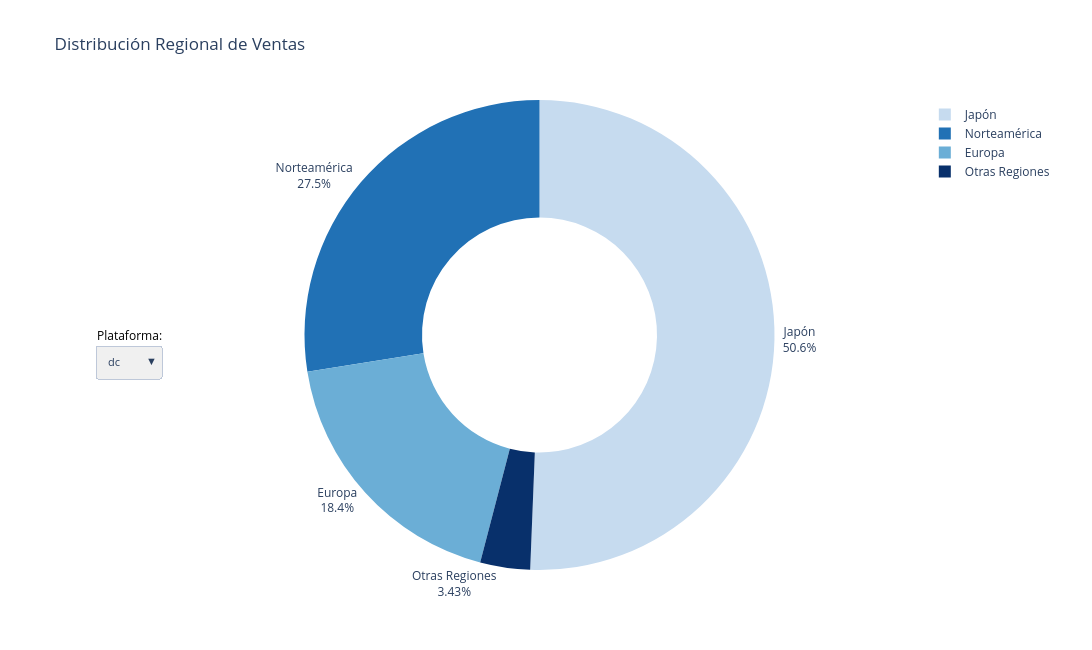

The notebook cell saved with this chart:
### Code cell
#? 4. Visualizacion con Plotly de Doughnut chart responsive a cambios en el selector de plataformas
#?    para evaluar el porcentaje de ventas por region para cada plataforma a lo largo de su vida util

#? 4.1 Definimos las ventas regionales segmentadas por plataforma. La idea general es que los datos
#?     muestran la venta promedio para cada region por cada plataforma a lo largo de toda su vida util,
#?     lo que nos muestra una vision general de la distribucion de ventas por region para la plataforma.
regional_sales_by_platform = (
    data_cleaned
    #? 4.1.1 El group by nos da la estructura de ejes requerida agrupando solo por plataforma
    .groupby('Platform')
    #? 4.1.2 Este tipo de agregacion nos permite definir una salida especifica con una funcion
    #?       en base a una columna y una funcion de agregacion. Al definir x=('y', 'mean') le
    #?       decimos a pandas que realice una agregacion por promedio para las columnas de porcentaje
    .agg(
        Pct_NA=('Pct_Na_Sales', 'mean'),
        Pct_EU=('Pct_Eu_Sales', 'mean'),
        Pct_JP=('Pct_Jp_Sales', 'mean'),
        Pct_Other=('Pct_Other_Sales', 'mean')
    )
    #? 4.1.3 Finalmente hacemos un reset index para transicionar a un indice numerico
    .reset_index()
)

#? 4.2 Definimos todas las plataformas para el selector
all_platforms = sorted(data_cleaned['Platform'].unique().tolist())

#? 4.3 Definimos labels y colores especificos para tener una organizacion y lectura clara de los datos
regions = ['Pct_NA', 'Pct_EU', 'Pct_JP', 'Pct_Other']
region_labels = ['Norteamérica', 'Europa', 'Japón', 'Otras Regiones']
region_colors = ['#2171b5', '#6baed6', '#c6dbef', '#08306b']

#? 4.4 Creamos la figura de Graph Objects directamente para tener control total sobre el Pie Chart
fig_donut = go.Figure()

#? 4.5 Creamos una trace por cada plataforma. Cada trace es un doughnut chart completo
#?     que muestra la distribucion porcentual de ventas por region para esa plataforma
for idx, platform in enumerate(all_platforms):
    #? 4.5.1 Obtenemos los datos de ventas para la plataforma actual
    row = regional_sales_by_platform[
        regional_sales_by_platform['Platform'] == platform
    ]

    #? 4.5.2 Si tenemos datos y la suma de porcentajes es mayor que cero, usamos los valores reales.
    #?       Si no, asignamos ceros que no se veran en el grafico final
    if not row.empty and row[regions].sum(axis=1).values[0] > 0:
        values = [row[r].values[0] for r in regions]
    else:
        values = [0, 0, 0, 0]

    #? 4.5.3 Creamos el trace como un grafico de pastel con hueco central (doughnut).
    #?       Solo la primera plataforma es visible inicialmente
    fig_donut.add_trace(
        go.Pie(
            labels=region_labels,
            values=values,
            hole=0.5,
            marker=dict(colors=region_colors),
            textinfo='label+percent',
            textposition='outside',
            name=platform,
            visible=(idx == 0)
        )
    )

#? 4.6 Definimos los botones del selector de plataforma. Cada boton activa la visibilidad
#? de una sola trace (la correspondiente a esa plataforma) y oculta todas las demas
platform_buttons = []
for j, platform in enumerate(all_platforms):
    #? 4.6.1 Creamos un arreglo de visibilidad donde solo la trace de la plataforma seleccionada es True
    visibility = [False] * len(all_platforms)
    visibility[j] = True
    platform_buttons.append(
        dict(
            label=platform,
            method='update',
            args=[
                {'visible': visibility},
                #  args=[{}, {"title": {"text": "Initial Title"}}]
                {'title': {'text': f'Distribución Regional de Ventas — {platform}'}},
            ]
        )
    )

#? 4.7 Configuramos el layout final con el selector de plataforma como un dropdown
fig_donut.update_layout(
    title=f'Distribución Regional de Ventas',
    height=650,
    width=1200,
    updatemenus=[
        #? Aqui le decimos que menus con botones tiene que mantenner en estado el programa, especificamente le
        #? damos todos los botones de las plataformas y le decimos que muestre el boton seleccionado y que los
        #? muestre hacia abajo.
        dict(
            buttons=platform_buttons,
            direction='down',
            showactive=True,
            x=-0.1,
            xanchor='left',
            y=0.5,
            yanchor='top',
            pad=dict(r=10, t=10),
            bgcolor='#f0f0f0',
            font=dict(size=11),
            active=1
        )
    ],
    #? Aqui le decimos como tiene que mantener la referencia del texto encima del selector.
    annotations=[
        dict(
            text='Plataforma:',
            x=-0.1,
            y=0.5,
            xref='paper',
            yref='paper',
            showarrow=False,
            font=dict(size=12, color='black')
        )
    ]
)


fig_donut.show()

### Figure 1 — Plotly figure (JSON) as saved in the notebook; plotly's stock layout.template omitted (floating-point values rounded to 4 significant figures)
{"data": [{"hole": 0.5, "labels": ["Norteamérica", "Europa", "Japón", "Otras Regiones"], "marker": {"colors": ["#2171b5", "#6baed6", "#c6dbef", "#08306b"]}, "name": "3ds", "textinfo": "label+percent", "textposition": "outside", "type": "pie", "values": [27.49, 18.44, 50.63, 3.431], "visible": true}, {"hole": 0.5, "labels": ["Norteamérica", "Europa", "Japón", "Otras Regiones"], "marker": {"colors": ["#2171b5", "#6baed6", "#c6dbef", "#08306b"]}, "name": "dc", "textinfo": "label+percent", "textposition": "outside", "type": "pie", "values": [7.632, 2.043, 89.95, 0.3708], "visible": false}, {"hole": 0.5, "labels": ["Norteamérica", "Europa", "Japón", "Otras Regiones"], "marker": {"colors": ["#2171b5", "#6baed6", "#c6dbef", "#08306b"]}, "name": "ds", "textinfo": "label+percent", "textposition": "outside", "type": "pie", "values": [56.57, 10.59, 28.35, 4.489], "visible": false}, {"hole": 0.5, "labels": ["Norteamérica", "Europa", "Japón", "Otras Regiones"], "marker": {"colors": ["#2171b5", "#6baed6", "#c6dbef", "#08306b"]}, "name": "gba", "textinfo": "label+percent", "textposition": "outside", "type": "pie", "values": [65.24, 22.79, 11.03, 0.9376], "visible": false}, {"hole": 0.5, "labels": ["Norteamérica", "Europa", "Japón", "Otras Regiones"], "marker": {"colors": ["#2171b5", "#6baed6", "#c6dbef", "#08306b"]}, "name": "gc", "textinfo": "label+percent", "textposition": "outside", "type": "pie", "values": [73.97, 18.38, 6.262, 1.391], "visible": false}, {"hole": 0.5, "labels": ["Norteamérica", "Europa", "Japón", "Otras Regiones"], "marker": {"colors": ["#2171b5", "#6baed6", "#c6dbef", "#08306b"]}, "name": "pc", "textinfo": "label+percent", "textposition": "outside", "type": "pie", "values": [17.95, 74.09, 0.006267, 7.956], "visible": false}, {"hole": 0.5, "labels": ["Norteamérica", "Europa", "Japón", "Otras Regiones"], "marker": {"colors": ["#2171b5", "#6baed6", "#c6dbef", "#08306b"]}, "name": "ps", "textinfo": "label+percent", "textposition": "outside", "type": "pie", "values": [44.35, 29.53, 20.45, 5.67], "visible": false}, {"hole": 0.5, "labels": ["Norteamérica", "Europa", "Japón", "Otras Regiones"], "marker": {"colors": ["#2171b5", "#6baed6", "#c6dbef", "#08306b"]}, "name": "ps2", "textinfo": "label+percent", "textposition": "outside", "type": "pie", "values": [39.04, 25.37, 24.15, 11.44], "visible": false}, {"hole": 0.5, "labels": ["Norteamérica", "Europa", "Japón", "Otras Regiones"], "marker": {"colors": ["#2171b5", "#6baed6", "#c6dbef", "#08306b"]}, "name": "ps3", "textinfo": "label+percent", "textposition": "outside", "type": "pie", "values": [40.03, 27.32, 21.0, 11.64], "visible": false}, {"hole": 0.5, "labels": ["Norteamérica", "Europa", "Japón", "Otras Regiones"], "marker": {"colors": ["#2171b5", "#6baed6", "#c6dbef", "#08306b"]}, "name": "ps4", "textinfo": "label+percent", "textposition": "outside", "type": "pie", "values": [31.07, 37.01, 20.05, 11.87], "visible": false}, {"hole": 0.5, "labels": ["Norteamérica", "Europa", "Japón", "Otras Regiones"], "marker": {"colors": ["#2171b5", "#6baed6", "#c6dbef", "#08306b"]}, "name": "psp", "textinfo": "label+percent", "textposition": "outside", "type": "pie", "values": [37.33, 9.326, 46.4, 6.94], "visible": false}, {"hole": 0.5, "labels": ["Norteamérica", "Europa", "Japón", "Otras Regiones"], "marker": {"colors": ["#2171b5", "#6baed6", "#c6dbef", "#08306b"]}, "name": "psv", "textinfo": "label+percent", "textposition": "outside", "type": "pie", "values": [11.82, 11.79, 70.33, 6.07], "visible": false}, {"hole": 0.5, "labels": ["Norteamérica", "Europa", "Japón", "Otras Regiones"], "marker": {"colors": ["#2171b5", "#6baed6", "#c6dbef", "#08306b"]}, "name": "wii", "textinfo": "label+percent", "textposition": "outside", "type": "pie", "values": [66.24, 18.39, 8.763, 6.608], "visible": false}, {"hole": 0.5, "labels": ["Norteamérica", "Europa", "Japón", "Otras Regiones"], "marker": {"colors": ["#2171b5", "#6baed6", "#c6dbef", "#08306b"]}, "name": "wiiu", "textinfo": "label+percent", "textposition": "outside", "type": "pie", "values": [43.94, 34.03, 15.68, 6.353], "visible": false}, {"hole": 0.5, "labels": ["Norteamérica", "Europa", "Japón", "Otras Regiones"], "marker": {"colors": ["#2171b5", "#6baed6", "#c6dbef", "#08306b"]}, "name": "x360", "textinfo": "label+percent", "textposition": "outside", "type": "pie", "values": [60.79, 24.94, 6.559, 7.712], "visible": false}, {"hole": 0.5, "labels": ["Norteamérica", "Europa", "Japón", "Otras Regiones"], "marker": {"colors": ["#2171b5", "#6baed6", "#c6dbef", "#08306b"]}, "name": "xb", "textinfo": "label+percent", "textposition": "outside", "type": "pie", "values": [75.6, 21.4, 0.8278, 2.173], "visible": false}, {"hole": 0.5, "labels": ["Norteamérica", "Europa", "Japón", "Otras Regiones"], "marker": {"colors": ["#2171b5", "#6baed6", "#c6dbef", "#08306b"]}, "name": "xone", "textinfo": "label+percent", "textposition": "outside", "type": "pie", "values": [56.94, 35.88, 0.1247, 7.059], "visible": false}], "layout": {"annotations": [{"font": {"color": "black", "size": 12}, "showarrow": false, "text": "Plataforma:", "x": -0.1, "xref": "paper", "y": 0.5, "yref": "paper"}], "height": 650, "title": {"text": "Distribución Regional de Ventas"}, "updatemenus": [{"active": 1, "bgcolor": "#f0f0f0", "buttons": [{"args": [{"visible": [true, false, false, false, false, false, false, false, false, false, false, false, false, false, false, false, false]}, {"title": {"text": "Distribución Regional de Ventas — 3ds"}}], "label": "3ds", "method": "update"}, {"args": [{"visible": [false, true, false, false, false, false, false, false, false, false, false, false, false, false, false, false, false]}, {"title": {"text": "Distribución Regional de Ventas — dc"}}], "label": "dc", "method": "update"}, {"args": [{"visible": [false, false, true, false, false, false, false, false, false, false, false, false, false, false, false, false, false]}, {"title": {"text": "Distribución Regional de Ventas — ds"}}], "label": "ds", "method": "update"}, {"args": [{"visible": [false, false, false, true, false, false, false, false, false, false, false, false, false, false, false, false, false]}, {"title": {"text": "Distribución Regional de Ventas — gba"}}], "label": "gba", "method": "update"}, {"args": [{"visible": [false, false, false, false, true, false, false, false, false, false, false, false, false, false, false, false, false]}, {"title": {"text": "Distribución Regional de Ventas — gc"}}], "label": "gc", "method": "update"}, {"args": [{"visible": [false, false, false, false, false, true, false, false, false, false, false, false, false, false, false, false, false]}, {"title": {"text": "Distribución Regional de Ventas — pc"}}], "label": "pc", "method": "update"}, {"args": [{"visible": [false, false, false, false, false, false, true, false, false, false, false, false, false, false, false, false, false]}, {"title": {"text": "Distribución Regional de Ventas — ps"}}], "label": "ps", "method": "update"}, {"args": [{"visible": [false, false, false, false, false, false, false, true, false, false, false, false, false, false, false, false, false]}, {"title": {"text": "Distribución Regional de Ventas — ps2"}}], "label": "ps2", "method": "update"}, {"args": [{"visible": [false, false, false, false, false, false, false, false, true, false, false, false, false, false, false, false, false]}, {"title": {"text": "Distribución Regional de Ventas — ps3"}}], "label": "ps3", "method": "update"}, {"args": [{"visible": [false, false, false, false, false, false, false, false, false, true, false, false, false, false, false, false, false]}, {"title": {"text": "Distribución Regional de Ventas — ps4"}}], "label": "ps4", "method": "update"}, {"args": [{"visible": [false, false, false, false, false, false, false, false, false, false, true, false, false, false, false, false, false]}, {"title": {"text": "Distribución Regional de Ventas — psp"}}], "label": "psp", "method": "update"}, {"args": [{"visible": [false, false, false, false, false, false, false, false, false, false, false, true, false, false, false, false, false]}, {"title": {"text": "Distribución Regional de Ventas — psv"}}], "label": "psv", "method": "update"}, {"args": [{"visible": [false, false, false, false, false, false, false, false, false, false, false, false, true, false, false, false, false]}, {"title": {"text": "Distribución Regional de Ventas — wii"}}], "label": "wii", "method": "update"}, {"args": [{"visible": [false, false, false, false, false, false, false, false, false, false, false, false, false, true, false, false, false]}, {"title": {"text": "Distribución Regional de Ventas — wiiu"}}], "label": "wiiu", "method": "update"}, {"args": [{"visible": [false, false, false, false, false, false, false, false, false, false, false, false, false, false, true, false, false]}, {"title": {"text": "Distribución Regional de Ventas — x360"}}], "label": "x360", "method": "update"}, {"args": [{"visible": [false, false, false, false, false, false, false, false, false, false, false, false, false, false, false, true, false]}, {"title": {"text": "Distribución Regional de Ventas — xb"}}], "label": "xb", "method": "update"}, {"args": [{"visible": [false, false, false, false, false, false, false, false, false, false, false, false, false, false, false, false, true]}, {"title": {"text": "Distribución Regional de Ventas — xone"}}], "label": "xone", "method": "update"}], "direction": "down", "font": {"size": 11}, "pad": {"r": 10, "t": 10}, "showactive": true, "x": -0.1, "xanchor": "left", "y": 0.5, "yanchor": "top"}], "width": 1200}}
